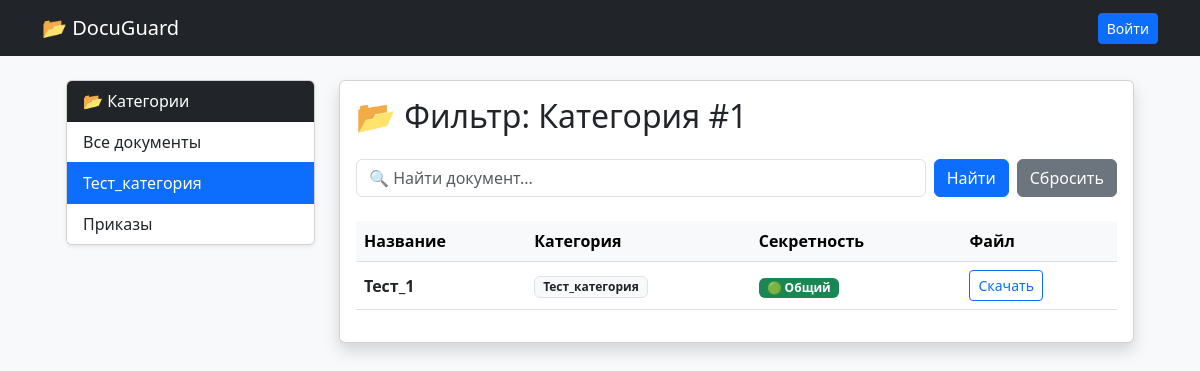
/?category=1, run on the app's committed database.
### core/models.py (models this page shows, shortened)
class Category(models.Model):
    name = models.CharField(max_length=100, verbose_name="Название категории")
    retention_days = models.IntegerField(default=365, verbose_name="Срок хранения (дней)")
    class Meta:
        verbose_name = "Категория"
        verbose_name_plural = "Категории"

class Document(models.Model):
    SECURITY_CHOICES = [
        ('public', '🟢 Общий (Видят все)'),
        ('internal', '🟡 Для служебного пользования'),
        ('secret', '🔴 Секретно (Только топ-менеджмент)'),
    ]
    title = models.CharField(max_length=200, verbose_name="Название")
    description = models.TextField(blank=True, verbose_name="Краткое описание")
    file = models.FileField(upload_to='docs/', verbose_name="Файл")
    category = models.ForeignKey(Category, on_delete=models.SET_NULL, null=True, verbose_name="Категория")
    uploaded_by = models.ForeignKey(User, on_delete=models.CASCADE, verbose_name="Кто загрузил")
    security_level = models.CharField(
        max_length=20,
        choices=SECURITY_CHOICES,
        default='internal',
        verbose_name="Гриф секретности"
    )
    is_archived = models.BooleanField(default=False, verbose_name="В архиве?")
    created_at = models.DateTimeField(auto_now_add=True, verbose_name="Дата создания")
    updated_at = models.DateTimeField(auto_now=True, verbose_name="Последнее изменение")
    class Meta:
        verbose_name = "Документ"
        verbose_name_plural = "Документы"

### core/views.py (the view)
# urls.py: path('', document_list, name='home'),
def document_list(request):
    if request.user.is_superuser:
        docs = Document.objects.all()
    elif request.user.is_authenticated:
        docs = Document.objects.filter(security_level__in=['public', 'internal'])
    else:
        docs = Document.objects.filter(security_level='public')
    categories = Category.objects.all()
    category_id = request.GET.get('category')
    if category_id:
        docs = docs.filter(category_id=category_id)
    search_query = request.GET.get('q', '')
    if search_query:
        query_lower = search_query.lower()
        docs = [doc for doc in docs if doc.title.lower().startswith(query_lower)]
    context = {
        'docs': docs,
        'categories': categories,  # Список кнопок для меню
        'current_category': int(category_id) if category_id else None,  # Чтобы подсветить активную кнопку
        'search_query': search_query
    }
    return render(request, 'core/document_list.html', context)

### core/templates/core/document_list.html (shortened to what this page needs)
<!DOCTYPE html>
<html lang="ru">
<head>
    <link href="https://cdn.jsdelivr.net/npm/bootstrap@5.3.0/dist/css/bootstrap.min.css" rel="stylesheet">
</head>
<body class="bg-light">
<nav class="navbar navbar-dark bg-dark mb-4">
    <div class="container">
        <a class="navbar-brand" href="{% url 'home' %}">📂 DocuGuard</a>
        <div>
            {% if user.is_authenticated %}
                <span class="text-white me-3">Привет, {{ user.username }}!</span>
                <form action="{% url 'logout' %}" method="post" style="display:inline;">
                    {% csrf_token %}
                    <button class="btn btn-sm btn-outline-light">Выйти</button>
                </form>
            {% else %}
                <a href="{% url 'login' %}" class="btn btn-sm btn-primary">Войти</a>
            {% endif %}
        </div>
    </div>
</nav>
<div class="container">
    <div class="container-fluid px-4"> <div class="row">
        <div class="col-md-3 mb-4">
            <div class="card shadow-sm">
                <div class="card-header bg-dark text-white">
                    📂 Категории
                </div>
                <div class="list-group list-group-flush">
                    <a href="{% url 'home' %}"
                       class="list-group-item list-group-item-action {% if not current_category %}active{% endif %}">
                        Все документы
                    </a>
                    {% for cat in categories %}
                    <a href="?category={{ cat.id }}"
                       class="list-group-item list-group-item-action {% if current_category == cat.id %}active{% endif %}">
                        {{ cat.name }}
                    </a>
                    {% endfor %}
                </div>
            </div>
        </div>
        <div class="col-md-9">
            <div class="card shadow">
                <div class="card-body">
                    <h2 class="mb-4">
                        {% if current_category %}
                             📂 Фильтр: Категория #{{ current_category }}
                        {% else %}
                             📑 Все документы
                        {% endif %}
                    </h2>
                    <form method="get" class="d-flex gap-2 mb-4">
                        <input type="text" name="q" class="form-control"
                               placeholder="🔍 Найти документ..." value="{{ search_query }}">
                        <button type="submit" class="btn btn-primary">Найти</button>
                        {% if search_query or current_category %}
                            <a href="{% url 'home' %}" class="btn btn-secondary">Сбросить</a>
                        {% endif %}
                    </form>
                    <table class="table table-hover align-middle">
                        <thead class="table-light">
                            <tr>
                                <th>Название</th>
                                <th>Категория</th>
                                <th>Секретность</th>
                                <th>Файл</th>
                            </tr>
                        </thead>
                        <tbody>
                            {% for doc in docs %}
                            <tr>
                                <td class="fw-bold">{{ doc.title }}</td>
                                <td><span class="badge bg-light text-dark border">{{ doc.category.name|default:"-" }}</span></td>
                                <td>
                                    {% if doc.security_level == 'secret' %}
                                        <span class="badge bg-danger">🔴 Секретно</span>
                                    {% elif doc.security_level == 'internal' %}
                                        <span class="badge bg-warning text-dark">🟡 Служебный</span>
                                    {% else %}
                                        <span class="badge bg-success">🟢 Общий</span>
                                    {% endif %}
                                </td>
                                <td>
                                    <a href="{{ doc.file.url }}" class="btn btn-sm btn-outline-primary" target="_blank">Скачать</a>
                                </td>
                            </tr>
                            {% endfor %}
                        </tbody>
                    </table>
                </div>
            </div>
        </div> </div>
</div>
</div>
</body>
</html>

### data on the page
Category: name "Тест_категория"
Category: name "Приказы"
Document: title "Тест_1", category.name "Тест_категория", security_level "🟢 Общий"

### other printed values
{{ current_category }} "1"
